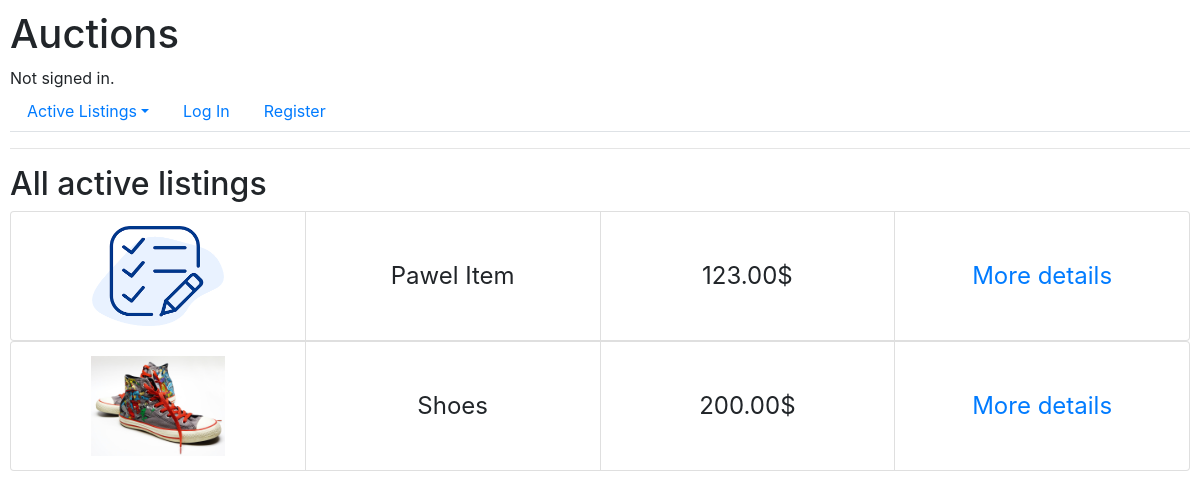
The page / on the database its author committed.
### auctions/models.py (models this page shows, shortened)
class Auction(models.Model):
    title = models.CharField(max_length=64)
    description = models.CharField(max_length=300)
    current_bid = models.DecimalField(max_digits=15, decimal_places=2)
    created_date = models.DateTimeField(auto_now_add=True)
    image = models.ImageField(upload_to="images/auctions/", default=get_default_image_path)
    category = models.ForeignKey(Category, on_delete=models.CASCADE, related_name="auctionCategory")
    author = models.ForeignKey(User, on_delete=models.CASCADE, related_name="auctionAutor")
    is_active = models.BooleanField(default=True)
    winner = models.ForeignKey(User, on_delete=models.CASCADE, null=True, default = None, related_name="auctionBuyer")
    confirmed = models.BooleanField(default=False)

### auctions/views.py (the view)
# urls.py: path("", views.index, name="index"),
def index(request, category_id = 0):
    clicked = []
    winner_auctions = []
    if request.user.is_authenticated:
        winner_auctions = Auction.objects.filter(confirmed = False, winner =  request.user)
    categories = Category.objects.all()
    if category_id:
        listings = Auction.objects.filter(category_id=category_id)
        category_name = Category.objects.get(id= category_id).name
    else:
        listings = Auction.objects.all()
        category_name = "All"
    if request.user.is_authenticated:
        user = request.user
        watchlist, created = WatchList.objects.get_or_create(user=user)
        clicked = [offer.id for offer in watchlist.offer.all()]
    return render(request, "auctions/index.html",{
        "listings": listings.filter(is_active = True),
        "clicked": clicked,
        "categories": categories,
        "category": category_name,
        "winner_auctions": winner_auctions
    })

### auctions/templates/auctions/index.html (shortened to what this page needs)
{% extends "auctions/layout.html" %}
{% block body %}
    <h2>{{category}} active listings</h2>
    {% for listing in listings %}
        <div class="product">
            <ul class="list-group list-group-horizontal">
                <li class="list-group-item"><img src="{{ listing.image.url }}" alt="Obrazek"></li>
                <li class="list-group-item">{{ listing.title }}</li>
                <li class="list-group-item">{{ listing.current_bid }}$</li>
                <li class="list-group-item"><a href="{% url 'product' listing.id %}">More details</a></li>
            </ul>
        </div>
    {% endfor %}
{% endblock %}

### auctions/static/auctions/styles.css (style rules this page uses)
body { padding: 10px; }
.list-group-item img { height: 100px; max-width: 100%; }
.product { list-style: none; padding: 0; margin: 0; display: flex; justify-content: center; align-items: center; }
.list-group { display: flex; justify-content: center; align-items: stretch; width: 100%; height: 130px; }
.list-group-item { flex: 1; display: flex; flex-direction: column; justify-content: center; align-items: center; text-align: center; font-size: x-large; }

### rows shown on the page
Auction: image (placeholder picture), title "Pawel Item", current_bid "123.00"
Auction: image (picture), title "Shoes", current_bid "200.00"

### other values the page prints
{{ category }} "All"
